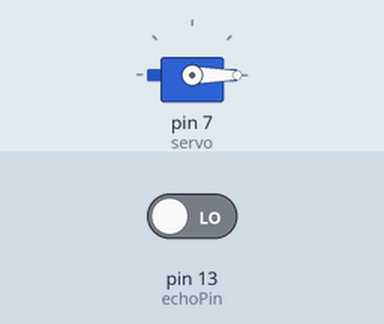
Simulated run of this sketch. Board: Arduino Uno, built with avr-gcc and run on an emulated ATmega328P. On the bench: servo. Inputs (shaded band) come from the test bench; at power-on: pin 13 (echoPin) LOW. What the sketch prints to the serial monitor is not drawn.

Above: at 0.05 s.
Timing chart, 0 to 5.8 s (numbered marks = the images above):
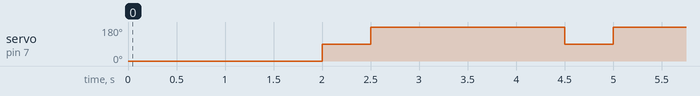

The sketch:

test.ino
```cpp
#include<Servo.h>
#define danger 6
Servo servo;
const int trigPin = 12;
const int echoPin = 13;
long duration;
int distance;

void setup() {
 servo.attach(7);
  servo.write(0);
  // put your setup code here, to run once:
pinMode(trigPin, OUTPUT); // Sets the trigPin as an Output
pinMode(echoPin, INPUT);

Serial.begin(9600);
}

void loop() {
  // put your main code here, to run repeatedly:
  digitalWrite(trigPin,HIGH);
  _delay_ms(500);
  digitalWrite(trigPin, LOW);

  duration=pulseIn(echoPin,HIGH);
  distance=(duration/2)/29.1;
  Serial.println(distance);
delay (500);

if(distance<=6){
  servo.write(90);
  delay(500);
  servo.write(180);
}
}
int dist(){
  // Clears the trigPin
digitalWrite(trigPin, LOW);
delayMicroseconds(2);
// Sets the trigPin on HIGH state for 10 micro seconds
digitalWrite(trigPin, HIGH);
delayMicroseconds(10);
digitalWrite(trigPin, LOW);
// Reads the echoPin, returns the sound wave travel time in microseconds
duration = pulseIn(echoPin, HIGH);
// Calculating the distance
distance= duration*0.034/2;
// Prints the distance on the Serial Monitor
Serial.print("Distance: ");
Serial.println(distance);
}
```

Measured:
- by itself, servo on pin 7 (servo): alternates 180° for 2.0 s and 90° for 0.50 s
